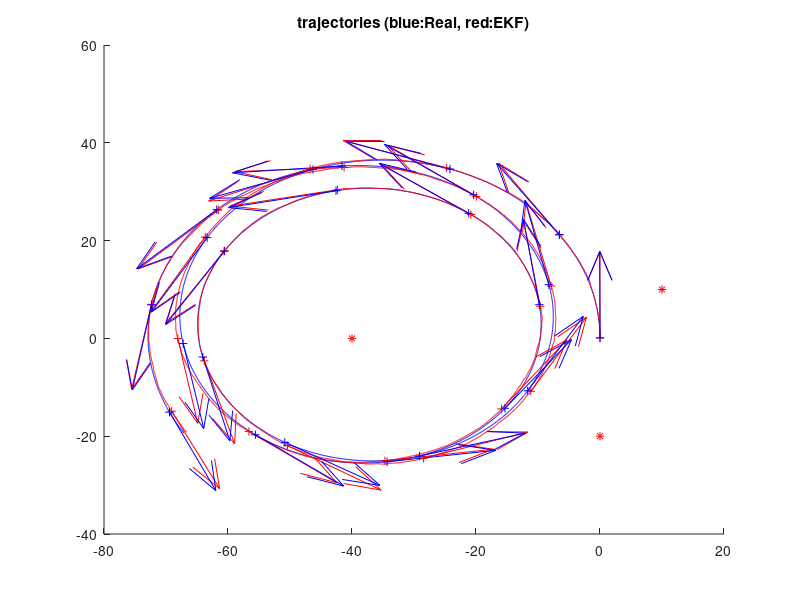
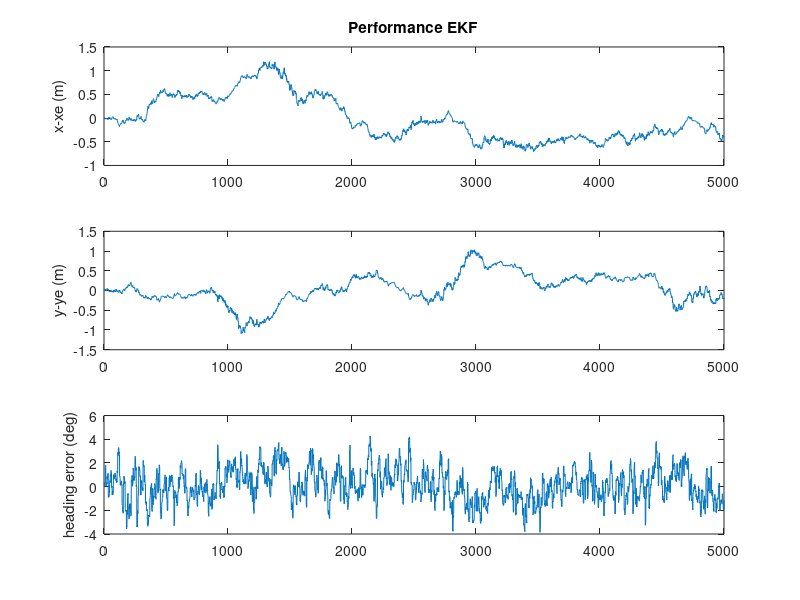

These figures' MATLAB source, in order:
% DemoEKF.m - version 1
% MRTN4010 - 2014
% Example of the applicaction of Extended Kalman Filter for the localization problem, using range observations.

% Note#1:
% For each "laser scan" we extract the detected landmarks and use their ranges to update the estimated 
% states (3DoF: 2D position and heading of the platform).  
% Even frequently using "just" one range (related to some landmark) the estimator is
% able to estimate the pose (position and heading)!!!
% Q: How is this possible?
% A: This is because in addition to the observation model we use the process model (that correlates the states in time) as well.
% As the robot moves then we obtain several observations from different poses (and at different times).
% This system is what is called "Observable" 
% (its internal states can be estimated by observing its "outputs", in this case we measure its distance to certain landmark/landmarks).


% Note#2: in this simulation we run the process model at certain frequency
% (dt=50ms), however we do not assume we get measurements (for the observations) at that sample
% rate (that situation would be great!, but not always possible). We assume observations have a slower sample rate. This
% is to show that even for a poor system (observing at low rate) the estimation process is still good and feasible. 
% ( Question: How fast is a human driver in observing the context in order to estimate his/her pose? )


%Note #3:
% You can change many things in this simulation:
% 1)  the geographical distribution and number of landmarks.
% 2)  the noise's standard deviations in the inputs of the kinematic model of the vehicle
% 3)  the noise's standard deviations of range measurements
% 4)  the sampling time of the scanner
% 5)  the inputs to the process (speed and angular rate)
% a lot of things to experiment!


% Note4:  IMPORTANT
% a) You will need to modify the EKF update stage in order to deal with the
% cases:        Bearing Only and Range+Bearing.

% b) you need to adapt the Q matrix in the prediction stage in order to
% consider the noise that pollutes the inputs of the process model (speed
% and gyroZ). Follow the approach presented in the lecture notes, in file
% "MTRN40101_L06_Noise_in_the_inputs_of_ProcessModel.pdf"

%---------------------------------

% In this problem we have a kinematic model of the platform ( our "process
% model"). The inputs of the model are 2 :
%    a)  platform's speed (measured at the middle point between theback wheels) 
%    b)  Wz (yaw/heading angular rate), measured through  IMU's gyros.


% by J. Guivant for MRTN4010's students, Session 2014.

% Edited by Wenny Hidayat/z3351846
% Some changes: 1. Process bearing instead of range (v)
%               2. Process both range and bearing   (v)
%               3. 






function main()


% .....................................................
% Here I define the magnitude of the "noises", that I assume are present, polluting mesurements, models, etc.  

% .. error in the angular rate sensor
stdDevGyro = 2*pi/180 ;          % 2 degrees/second , standard deviation of the gyros' noise
% you have seen, when playing with our IMU that, after removing the
% offsets, the eror present in the gyros' measurements should be lower than 2 deg/sec.

% ...error in the speed's measurements
stdDevSpeed = 0.3 ;   % a lot of error!  (very difficult case). speedmeter's error = 0.3m/sec 

% ... errors in the range measurements (25cm, standard.dev.)
sdev_rangeMeasurement = 0.25 ;          % std. of noise in range measurements. 0.25m
sdev_bearingMeasurement = 5*pi/180;    % stddev for bearing at 5 deg/s, in rad
% this is more that the error you would have with our laser scanner.

% .....................................................
Dt=0.05 ;                       % "sample time", 50ms
Li = 5000 ;                     % "experiment" duration, in iterations 
DtObservations=0.250 ;          % laser "sample time" of observations, 4Hz, approximately
r2d = 180/pi;                   % conversion rad to deg
d2r = pi/180;                   % conversion deg to rad

% .....................................................
% here I create a virtual map, because this program works on a simulated process.
% (in a real case you would have a real map)

% How many landmarks do you want to use?  
n_usedLanmarks = 3 ;    %it must be : 1 <= n_usedLanmarks <= 4 
% just to create some landmarks
global NavigationMap;
NavigationMap = CreateSomeMap(n_usedLanmarks) ;  %creates a artificial map!
% ................................................


% These are the ESTIMATES (Expected value and covariance matrix)
% Initial conditions of the estimates (identical to the real ones, as in
% the lab)( I Assume we know the initial condition of the system)
Xe = [ 0; 0; pi/2 ] ;       % starting x
P = zeros(3,3) ;            % initial quality --> perfect (covariance =zero )
% Why perfect? (BECAUSE in this case we DO ASSUME we know perfectly the initial condition)


% Some buffers to store the intermediate values during the experiment
Xreal_History= zeros(3,Li) ;
Xe_History= zeros(3,Li) ;

% .....................................................
% I assume that every time we apply the process model to predict the evolution of the system for a 
% perdiod of time of Dt (50ms) we introduce uncertainty of 0.01m standard deviation on X, 
% similar uncertainty on Y and 1 degree (a lot!) on the heading's estimation
% Q  =zeros(3,3) ;  Q(1,1) = (0.01)^2 ; Q(2,2) =Q(1,1)  ; Q(3,3) = (1*pi/180)^2 ;
% Although you initially use this one, it can be improved. Read
% "MTRN40101_L06_Noise_in_the_inputs_of_ProcessModel.pdf" in order to implement a good refinement. 

Q = diag( [ (0.01)^2 ,(0.01)^2 , (1*pi/180)^2]) ;
% Q matrix. Represent the covariance of the undertainty about the process model.
% .....................................................


time=0 ;
% init simulator of process.
InitSimulation(stdDevSpeed,stdDevGyro,sdev_bearingMeasurement,sdev_rangeMeasurement,DtObservations);
% (BTW: this is just a simulation to replace ther eal system, because we,
% for the moment, do not have the real system. )


% .....................................................    
for i=1:Li,     % loop
    
    %pause(dt) ;   % NO delay, I want to run this in a fast off-line SIMULATION, so ASAP.
    
    time = time+Dt ;    
    SimuPlatform(time,Dt);      % because NOW I do not have a real system, I simulate it.

     
    % I ask about the inputs to the Process Model.
    % The inputs I will be told are polluted versions of the real inputs.
    [Noisy_speed,Noisy_GyroZ]=GetProcessModelInputs();
    % in the real case we should measure the real inputs (gyros and speedmeter)
    
    % -------- THIS IS THE EKF! ------------------------
    % ------ Kalman Filter prediction: applies the prediction step (i.e. Process model). 
    Xe    = RunProcessModel(Xe,Noisy_speed,Noisy_GyroZ,Dt) ;
    
    % Estimate new covariance after prediction
    % First , I evaluate the Jacobian matrix of the process model (see lecture notes).
    % Write the analytical expression on paper to understand the followign line.
    J = [ [1,0,-Dt*Noisy_speed*sin(Xe(3))  ]  ; [0,1,Dt*Noisy_speed*cos(Xe(3))] ;    [ 0,0,1 ] ] ; 
    % then I calculate the new coveraince, after the prediction P(K+1|K) = J*P(K|K)*J'+Q ;
    P = J*P*J'+Q ;

    % the precition step, for this iteration, is done.
    % -----------------------------------------------


    % .. Get range measuremens, if those are available.
    [nDetectedLandmarksB,nDetectedLandmarks,MeasuredBearings,MasuredRanges,IDs]=GetObservationMeasurements();
    
    
    
    if (nDetectedLandmarks>0) && (nDetectedLandmarksB>0),     % any laser data and detected landmarks?
     
        % Because there are available obsevations ==> I perform EKF updates
             
   
        % --------------- Kalmal Filter update (observations)
        % Because this observation function is non-linear--> we need to get the Jacobians of h(X).
        % Jacobian for range only measurements (evaluated at the current expected value -->Xe)    
        
        % sqrt( (xi-x)^2+(yi-y)^2 ) for all the seen landmarks. I will need
        % this term for the next calculations.
        
        for u=1:nDetectedLandmarks,
         
            ID = IDs(u);            % landmark ID?    
            eDX = (NavigationMap.landmarks(ID,1)-Xe(1)) ;      % (xu-x)
            eDY = (NavigationMap.landmarks(ID,2)-Xe(2)) ;      % (yu-y)
            
            % Range input
%             eDD_range = sqrt( eDX.*eDX + eDY.*eDY ) ; %   so : sqrt( (xu-x)^2+(yu-y)^2 ) 

            % Bearing input
%             eDD = atan2(eDY, eDX) - Xe(3) + pi/2; 
            eDD_bearing = eDX.*eDX + eDY.*eDY;
        
            % here is it. "H". I reuse some previous calculations.
%             H_range = [  -eDX./eDD_range , -eDY./eDD_range , 0 ] ;   % Jacobian of h(X),range
            H_bearing = [ eDY./eDD_bearing, -eDX./eDD_bearing, -1];
%             H = [H_range; H_bearing];
            
            % the expected distances to the landmarks ( "h(Xe)" ). Xe 1=x 2=y 3=gyro.
%             ExpectedRange = eDD_range ;   % just a coincidence: we already calculated them for the Jacobian, so I reuse it. 
            ExpectedBearing = atan2(eDY, eDX) - Xe(3) + pi/2; % Output in rad
        
            % Evaluate residual (innovation)  "Y-h(Xe)"
%             zR  = MasuredRanges(u) - ExpectedRange ;      
            zB = MeasuredBearings(u) - ExpectedBearing;
            % Normalization
            zB = mod(  zB*r2d+180, 2*180) - 180; % in deg
            zB = zB*d2r;
            
%             z =[zR;zB];
            
            % ------ covariance of the noise/uncetainty in the measurements
            % R is Diagonal --->because I believe the noises in the measurements
            %  ,from different sensors, are independent.
%             RR = sdev_rangeMeasurement*sdev_rangeMeasurement*4; 
            RB = sdev_bearingMeasurement*sdev_bearingMeasurement*4 ;
%             R = diag([RR,RB]);
            % I multiply by 4 because I want to be conservative and assume
            % twice the standard deviation that I believe does happen.
        
        
            % Some intermadiate steps for the EKF (as in the lecture notes)
%             S = R + H*P*H'; 
            S = RB + H_bearing*P*H_bearing';
            iS = inv(S) ;               % in this case S is 1x1 so inv(S) is just 1/S

            K = P*H_bearing'.*iS ;           % Kalman gain

            % ----- do it...I am getting  X(k+1|k+1) and P(k+1|k+1)
            Xe = Xe + K*zB ;           % update the  expected value
            P = P-P*H_bearing'*iS*H_bearing*P ;     % update the Covariance
        % -----  individual EKF update done ...
       end; 
       % all avalilable EKF updates done ...
    end;  
     
    
     % -------- remember some variables to plot at the end.   
     Xreal_History(:,i) = GetCurrentSimulatedState() ;
     Xe_History(:,i)    = Xe ;
end ;    
      


% PLOT some results. PLot estimated and "real" values of platform states.
SomePlots(Xreal_History,Xe_History,NavigationMap) ;


return ;           % loop to the next observation based on new measurements..



% =========================================================================
% --- THIS IS THE PROCESS MODEL of MY SYSTEM. (it is a Kinemetic model)
    
function Xnext=RunProcessModel(X,speed,GyroZ,dt) 
    Xnext = X + dt*[ speed*cos(X(3)) ;  speed*sin(X(3)) ; GyroZ ] ;
return ;


% =========================================================================
% ========== Simulation functions - (used for simuation of "real" platform and
% for the process model of the EKF.
% When we apply the EKF on a real case, we do not need this part.


function [bearings,ranges,IDs] = GetMeasurementsFomNearbyLandmarks(X,map)
    dx= map.landmarks(:,1) - X(1) ;
    dy= map.landmarks(:,2) - X(2) ;
    bearings = atan2(dy, dx) - X(3) + pi/2; %in RAD
    ranges = sqrt((dx.*dx + dy.*dy)) ;
    IDs = [1:map.nLandmarks];
    
    % I simulate I measure/detect all the landmarks, however there can be
    % cases where I see just the nearby ones.
    
return ;


% here I propose some speed and angular rate inputs. 
% in real cases, they do happen, we do not to propose them.
function [speed,GyroZ] = SimuControl(X,t)
    speed = 2 ;                                         % cruise speed, 2m/s  ( v ~ 7km/h)
    GyroZ = 3*pi/180 + sin(0.1*2*pi*t/50)*.02 ;         % some crazy driver moving the steeering wheel...
return ;


% here I propose some map of landmarks. 
% in real cases, we do not create it synthetically, like here.
function map = CreateSomeMap(n_used)
    landmarks = [  [ -40,0 ];[ -0,-20 ];[ 10,10 ] ;[ 30,10 ]  ] ;
    map.landmarks = landmarks(1:n_used,:) ;
    map.nLandmarks = n_used ;
return ;



function InitSimulation(stdDevSpeed,stdDevGyro,sdev_bearingMeasurement,sdev_rangeMeasurement,DtObservations)
    global ContextSimulation;
    ContextSimulation.Xreal = [ 0; 0;pi/2 ] ;     % [x;y;phi]
    ContextSimulation.stdDevSpeed = stdDevSpeed;
    ContextSimulation.stdDevGyro = stdDevGyro;
    ContextSimulation.Xreal = [0;0;pi/2];
    ContextSimulation.speed=0;
    ContextSimulation.GyroZ=0;
    ContextSimulation.sdev_rangeMeasurement=sdev_rangeMeasurement;
    ContextSimulation.sdev_bearingMeasurement=sdev_bearingMeasurement;
    ContextSimulation.DtObservations=DtObservations;
    ContextSimulation.timeForNextObservation= 0;
    ContextSimulation.CurrSimulatedTime=0;
return;


function [Noisy_speed,Noisy_GyroZ]=GetProcessModelInputs()
    % .....................................................
    % add noise to simulate real conditions
    % WHY? to be realistic. When we measure things the measurements are polluted with noise, So I simulated that situation by adding random
    % noise to the perfect measurements (the ones I get from the simulated "real" platform.
    global ContextSimulation;
    Noisy_speed =ContextSimulation.speed+ContextSimulation.stdDevSpeed*randn(1) ;
    Noisy_GyroZ =ContextSimulation.GyroZ+ContextSimulation.stdDevGyro*randn(1);
return;


% NOTE: in Project#2 you will apply the EKF for estimating the states of the real
% system. In such cases You DO NOT ADD ANY NOISE to the real
% measurements!!!!. We add noise here because we pretend this is the real
% case, always having noise polluting our measurements.


function  SimuPlatform(time,Dt)
    global ContextSimulation;    
    
    % simulate some crazy driver for the car..
    [ContextSimulation.speed,ContextSimulation.GyroZ] = SimuControl(ContextSimulation.Xreal,time) ;      % read kinematic model inputs, ideal ones
    % .........................................
    % simulate one step of the "real system":  Xreal(time)
    ContextSimulation.Xreal = RunProcessModel(ContextSimulation.Xreal,ContextSimulation.speed,ContextSimulation.GyroZ,Dt) ;
    ContextSimulation.CurrSimulatedTime = ContextSimulation.CurrSimulatedTime+Dt;
return;


function [nDetectedLandmarksB,nDetectedLandmarks,MeasuredBearings,MasuredRanges,IDs]=GetObservationMeasurements(map)
    global ContextSimulation NavigationMap;       
   
    if ContextSimulation.CurrSimulatedTime<ContextSimulation.timeForNextObservation,
        nDetectedLandmarks=0;
        nDetectedLandmarksB = 0;
        MasuredRanges=[];
        MeasuredBearings = [];
        IDs=[];
        return ; 
    end;
        
    ContextSimulation.timeForNextObservation = ContextSimulation.timeForNextObservation+ContextSimulation.DtObservations;
    
    % get simulated range measurements (actual system), in this case the
    % simulated platform.
        [RealBearings,RealRanges,IDs] = GetMeasurementsFomNearbyLandmarks(ContextSimulation.Xreal,NavigationMap) ;
                % ...................................................
        nDetectedLandmarks = length(RealRanges) ;
        nDetectedLandmarksB = length(RealBearings);
        
        % Here I corrupt the simulated measurements by adding some random noise (to simulate noise, as in the reality)
        % this is the noise
        noiseInMeasurements= ContextSimulation.sdev_rangeMeasurement*randn(size(RealRanges));
        noiseInBearings= ContextSimulation.sdev_bearingMeasurement*randn(size(RealBearings));
        
        % here I add it to the perfect ranges' measurements
        MasuredRanges = RealRanges +  noiseInMeasurements ;
        MeasuredBearings = RealBearings + noiseInBearings;
        % so MasuredRanges are the prefect measurements polluted with
        % noise. I get the "perfect measurements" from the simulated
        % platform
 return;

 
    function X=GetCurrentSimulatedState()
        global ContextSimulation;
        X=ContextSimulation.Xreal;
        
        
     return;   

% -------------end simulation functions -----------------------------------------------


% ====================================================
% --- This is JUST for ploting the results
function SomePlots(Xreal_History,Xe_History,map) ;



figure(2) ; clf ; hold on ;
plot(Xreal_History(1,:),Xreal_History(2,:),'b') ;
plot(Xe_History(1,:),Xe_History(2,:),'r') ;
plot(map.landmarks(:,1),map.landmarks(:,2),'*r') ;
ii = [1:225:length(Xe_History(1,:))] ;
quiver(Xe_History(1,ii),Xe_History(2,ii),5*cos(Xe_History(3,ii)),5*sin(Xe_History(3,ii)),'r' ) ;
quiver(Xreal_History(1,ii),Xreal_History(2,ii),5*cos(Xreal_History(3,ii)),5*sin(Xreal_History(3,ii)),'b' ) ;
plot(Xe_History(1,ii),Xe_History(2,ii),'+r') ;
plot(Xreal_History(1,ii),Xreal_History(2,ii),'+b') ;
title('trajectories (blue:Real, red:EKF)') ;

% --------- plot errors between EKF estimates and the real values
figure(3) ; clf ; 
subplot(311) ; plot(Xreal_History(1,:)-Xe_History(1,:)) ;ylabel('x-xe (m)') ;
title('Performance EKF') ;
subplot(312) ; plot(Xreal_History(2,:)-Xe_History(2,:)) ;ylabel('y-ye (m)') ;
subplot(313) ; plot(180/pi*(Xreal_History(3,:)-Xe_History(3,:))) ;ylabel('heading error (deg)') ;

return ;
% -------------------------------------------------------------------------